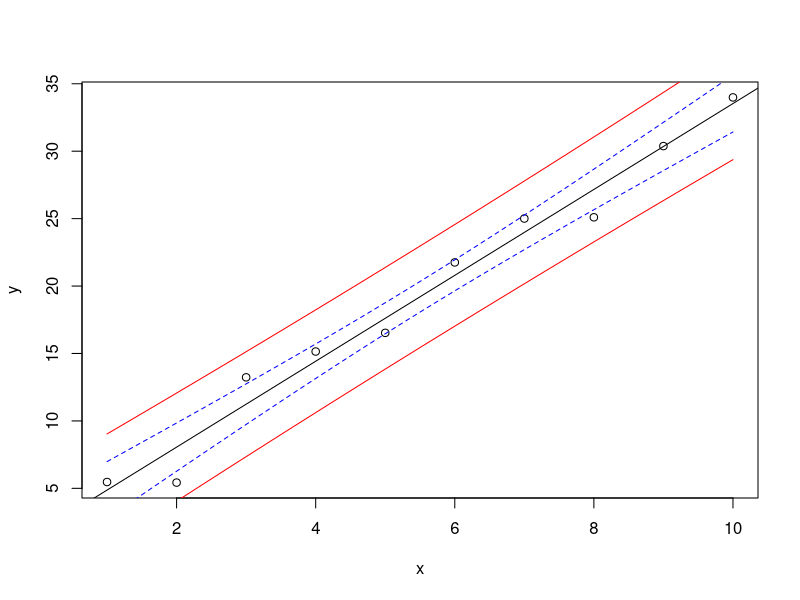

This chart was generated by the following R code:
## ---- chunk 1
knitr::opts_chunk$set(echo = TRUE)
## ---- chunk 2
x <- 1:10
y <- 2 + 3 * x + rnorm(10, sd=2)
plot(x, y)
reg <- lm(y ~ x)

newdata <- data.frame(x=seq(min(x), max(x), length=100))
conflim <- predict(reg, newdata=newdata, interval="confidence")
predlim <- predict(reg, newdata=newdata, interval="prediction")
lines(newdata$x, conflim[,2], col="blue", lty="dashed") 
lines(newdata$x, conflim[,3], col="blue", lty="dashed")
lines(newdata$x, predlim[,2], col="red", lty="solid") 
lines(newdata$x, predlim[,3], col="red", lty="solid")

abline(reg)
## ---- chunk 3
head(predict(reg, newdata = newdata, interval = "confidence"), 3)
